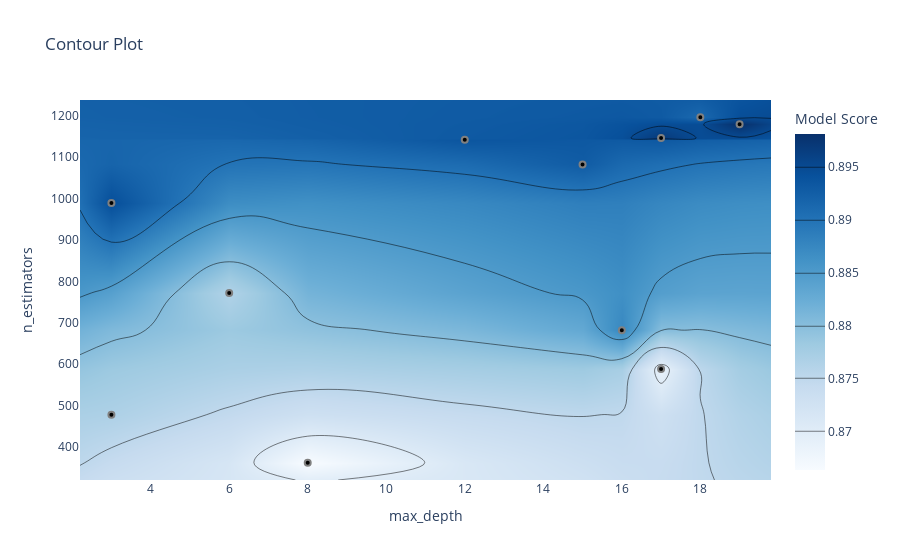

Here is the notebook cell this chart was saved with:
### Code cell
plot_contour(study, params=["max_depth", "n_estimators"], target_name="Model Score")

### Figure 1 — Plotly figure (JSON) as saved in the notebook; plotly's stock layout.template omitted (floating-point values rounded to 4 significant figures; data arrays with more than 128 entries replaced by an {"elided": "..."} marker saying what was removed)
{"data": [{"colorbar": {"title": {"text": "Model Score"}}, "colorscale": [[0, "rgb(247,251,255)"], [0.125, "rgb(222,235,247)"], [0.25, "rgb(198,219,239)"], [0.375, "rgb(158,202,225)"], [0.5, "rgb(107,174,214)"], [0.625, "rgb(66,146,198)"], [0.75, "rgb(33,113,181)"], [0.875, "rgb(8,81,156)"], [1, "rgb(8,48,107)"]], "connectgaps": true, "contours": {"coloring": "heatmap"}, "hoverinfo": "none", "line": {"smoothing": 1.3}, "reversescale": false, "type": "contour", "x": [2.2, 3, 6, 8, 12, 15, 16, 17, 18, 19, 19.8], "y": [320.3, 362, 478, 588, 682, 772, 989, 1082, 1142, 1146, 1179, 1196, 1238.0], "z": {"elided": "13x11 float values"}}, {"marker": {"color": "black", "line": {"color": "Gray", "width": 2}}, "mode": "markers", "name": "Feasible Trial", "showlegend": false, "type": "scatter", "x": [17, 8, 3, 6, 3, 12, 15, 18, 16, 19, 17], "y": [588, 362, 989, 772, 478, 1142, 1082, 1196, 682, 1179, 1146]}, {"marker": {"color": "#cccccc", "line": {"color": "Gray", "width": 2}}, "mode": "markers", "name": "Infeasible Trial", "showlegend": false, "type": "scatter", "x": [], "y": []}], "layout": {"title": {"text": "Contour Plot"}, "xaxis": {"range": [2.2, 19.8], "title": {"text": "max_depth"}}, "yaxis": {"range": [320.3, 1238.0], "title": {"text": "n_estimators"}}}}
